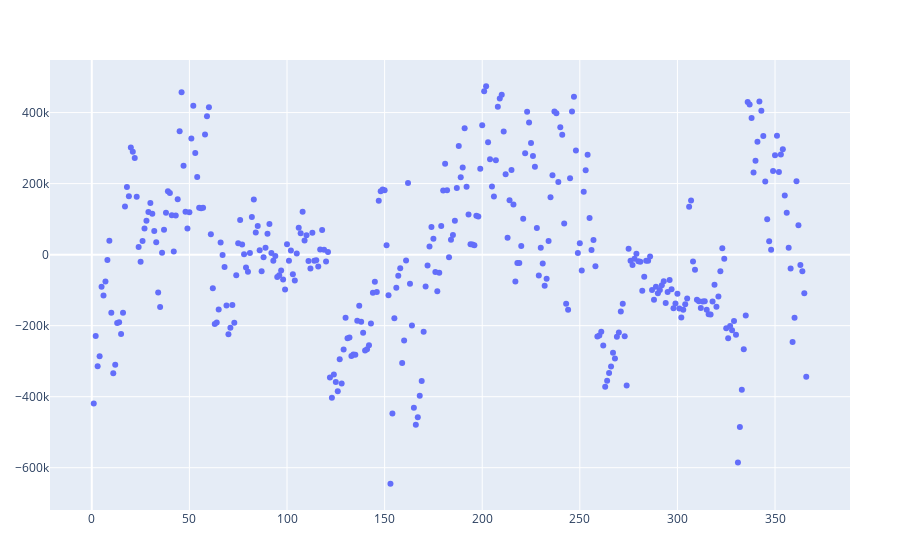

Source (notebook cell):
### Code cell
β6 = m6\y
resid6 = y - m6*β6;
PlotlyJS.plot(x, resid6, kind="scatter", mode="markers", label="Residuals 6", xticks = 0:19:366)

### Figure 1 — Plotly figure (JSON) as saved in the notebook; plotly's stock layout.template omitted (floating-point values rounded to 4 significant figures; data arrays with more than 128 entries replaced by an {"elided": "..."} marker saying what was removed)
{"data": [{"label": "Residuals 6", "mode": "markers", "type": "scatter", "x": {"elided": "366 int values"}, "xticks": [0, 19, 38, 57, 76, 95, 114, 133, 152, 171, 190, 209, 228, 247, 266, 285, 304, 323, 342, 361], "y": {"elided": "366 float values"}}], "layout": {"margin": {"b": 50, "l": 50, "r": 50, "t": 60}}}
